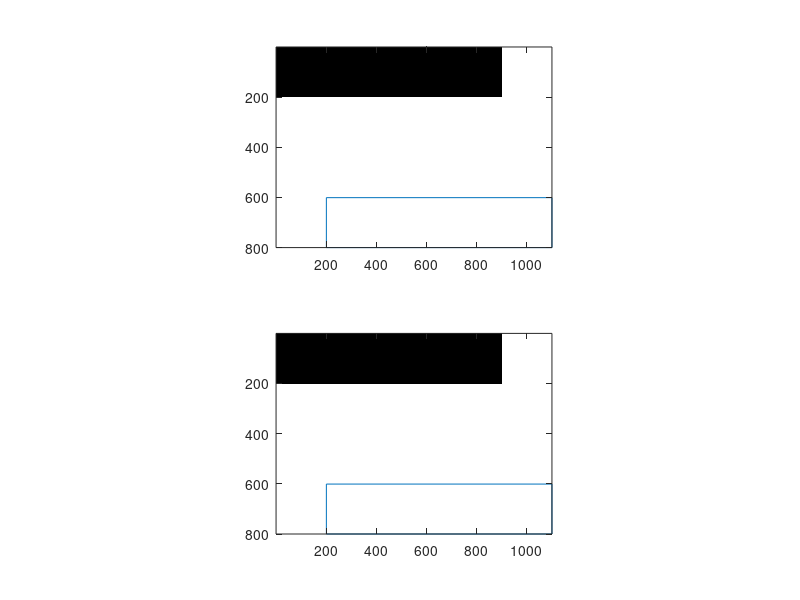

This figure's MATLAB source: (Note: this script raises an error after producing the figure.)
%% GLM fit R, D, RD, S

clear all
close all
clc

if ismac
    dataDir = '/Users/thiago/Dropbox/Paton Lab/Data/';
elseif isunix
    dataDir = '/home/thiago/Dropbox/Paton Lab/Data/';
else
        dataDir = 'C:\Users\Behave\Dropbox\PatonLab\Paton Lab\Data\';
end
 

%% Stuff to tweak
tsSet = [0:6:240];
% tsSet = [0:48:240];
iboot = 100;
nPoints = 10;
coordSet = [];
coordWeight = [];
AUC = nan(iboot,length(tsSet));
perf = nan(iboot,length(tsSet));

%%
for ts = 1:length(tsSet)
% for ts = 12
    display(['Decoding from frames at ' num2str(tsSet(ts)/.12) ' ms from poke in.'])
    % for ts = 3
    %% Correct
    %     framesDir = [dataDir 'TAFC/Frames to decode/JPG/']; % Edgar
    framesDir = [dataDir 'TAFC/Frames to decode2/JPG/']; % Fernando
    filesC = dir([framesDir '*_cor_' num2str(tsSet(ts)) '_*.jpg']);
    filesI = dir([framesDir '*_incor_' num2str(tsSet(ts)) '_*.jpg']);
    % ROIs = nan(800,1120,length(files));
    
    %% Picking ROI
    xl = 201; xr = 1100; yt = 601; yb = 800; % ROI
    % xl = 81; xr = 1200; yt = 101; yb = 900; % box area
    
    roiC = nan(yb-yt+1,xr-xl+1,length(filesC));
    roiI = nan(yb-yt+1,xr-xl+1,length(filesI));
%         figure, imagesc(im); hold on, plot([xl xr xr xl xl],[yt yt yb yb yt]), daspect([1 1 1]), colormap gray
    
    %% 2D Gaussian
    kernel = normpdf(-10:10,0,5); kernel = kernel./sum(kernel);
    kernel2 = kernel'*kernel; kernel2 = kernel2/sum(sum(kernel2));
    clear kernel
%         figure, imagesc(kernel2)
%         rndx = randi(56);
%         figure, imagesc(roiC(:,:,rndx))
%         figure, imagesc(conv2(roiC(:,:,rndx),kernel2))
    
    %% Extracting ROIs
    for fc = 1:length(filesC)
        im = double(imread([framesDir filesC(fc).name]));
        im = squeeze(im(:,:,1));
        linim = reshape(im,1,numel((im)));
        im = (im-mean(linim))./std(linim);
        
        convc = conv2(im,kernel2);
        cropped = convc(yt:yb,xl:xr,1); % crop to ROI
        % cropped = im(101:900,81:1200,1); % crop to box area
        roiC(:,:,fc) = cropped;
    end
    
    for fi = 1:length(filesI)
        im = double(imread([framesDir filesI(fi).name]));
        im = squeeze(im(:,:,1));
        linim = reshape(im,1,numel((im)));
        im = (im-mean(linim))./std(linim);
        
        convi = conv2(im,kernel2);
        cropped = convi(yt:yb,xl:xr,1); % crop to ROI
        % cropped = im(101:900,81:1200,1); % crop to box area
        roiI(:,:,fi) = cropped;
    end
    
    %%
                figure,
                subplot(2,1,1), imagesc(mean(roiC,3)); hold on, plot([xl xr xr xl xl],[yt yt yb yb yt]), daspect([1 1 1])
                subplot(2,1,2), imagesc(mean(roiI,3)); hold on, plot([xl xr xr xl xl],[yt yt yb yb yt]), daspect([1 1 1])
                colormap gray
    %%
    for bs = 1:iboot
        
        %% Selecting points
        [coord, imdiff] = select_points(roiC,roiI,nPoints);

        
        %% Design matrix
        % flat = squeeze(sum(ROIs,1))';
        % flat = conv(flat,kernel,'same');
        
        Xc = nan(size(roiC,3),nPoints);
        for i = 1:size(roiC,3)
            roinow = squeeze(roiC(:,:,i));
            roinow = abs(roinow-median(reshape(roinow,1,numel(roinow))));
            Xc(i,:) = roinow(coord);
        end
        yc = zeros(size(roiC,3),1);
        
        Xi = nan(size(roiI,3),nPoints);
        for i = 1:size(roiI,3)
            roinow = squeeze(roiI(:,:,i));
            roinow = abs(roinow-median(reshape(roinow,1,numel(roinow))));
            Xi(i,:) = roinow(coord);
        end
        yi = ones(size(roiI,3),1);
        
        X = [Xc; Xi];
        y = [yc; yi];
        
        %% Fitting
        trainSetatt = rand(size(y))<0.7;
        testSetatt = ~trainSetatt;
        while var(y(testSetatt))==0
            trainSetatt = rand(size(y))<0.7;
            testSetatt = ~trainSetatt;
            display('Avoided bootstrap error (less than two categories on label vector)')
        end
        trainSet = trainSetatt;
        testSet = testSetatt;
        
        [~,~,glm] = glmfit(X(trainSet,:),y(trainSet),'binomial','constant','off');
        
        logodds = X(testSet,:) * glm.beta;
        coordWeight = [coordWeight, coord .* glm.beta'];
        
        [~,~,~,auclocal] = perfcurve(logical(y(testSet)),logodds,true);
        AUC(bs,ts) = auclocal;
        perf(bs,ts) = mean(y(trainSet));
        if isnan(auclocal)
            display 'AUC is nan'
        end
        
    end
    %     figure, hold on
    %     plot(logodds)
    %     plot(logoddsC,'g')
    %     plot(logoddsI,'r')
    
    % decod = logodds>0;
end
%%
figure('name','Time course of choice predictability'),
plot(tsSet,median(AUC),'linewidth',3)
set(gca,'xtick',tsSet,'xticklabel',tsSet*1000/120,'ytick',[0.5 .75 1],'fontsize',14,'tickdir','out','box','off')
hold on
% patch([tsSet, fliplr(tsSet)],[median(AUC)-std(AUC) fliplr(median(AUC)+std(AUC))],'b','facealpha',0.1,'edgealpha',0);
patch([tsSet, fliplr(tsSet)],[prctile(AUC,25) fliplr(prctile(AUC,75))],'b','facealpha',0.1,'edgealpha',0);

xlabel 'Time from interval onset (ms)'; ylabel aucROC
axis([0 max(tsSet) .45 1])
% annotation('textarrow',[.69 .69],[0.3 0.16])
%%
figure('windowstyle','docked','name','Sampled pixels at example trial'), imagesc(imdiff), daspect([1 1 1])
hold on
[xcoor, ycoor] = ind2sub(size(imdiff),coord);
plot(ycoor,xcoor,'k.')

%%
for i = 1:length(tsSet)
figure('name',['Sampled pixels at ' num2str(tsSet(i)/.12)]),% imagesc(imdiff), daspect([1 1 1])
hold on
[xcoor, ycoor] = ind2sub(size(imdiff),coordSet);
fakeIm = zeros(size(imdiff));
fakeIm(coordSet) = 1;
fakeIm = conv2(fakeIm,kernel2,'same');
imagesc(fakeIm), daspect([1 1 1]), axis tight
end
%
%%
figure('name','Is this concerning?'),
plot(perf(:,ts),AUC(:,ts),'.')

%%
figure('name','Betas projected on image')
canvas = zeros(size(imdiff));
coordWeight(coordWeight>prctile(coordWeight,95)|coordWeight<prctile(coordWeight,5)) = 0;
for i = 1:length(coordSet)
    canvas(coordSet(i)) = canvas(coordSet(i)) + coordWeight(i);
end
imagesc(conv2(canvas,kernel2,'same')), daspect([1 1 1])